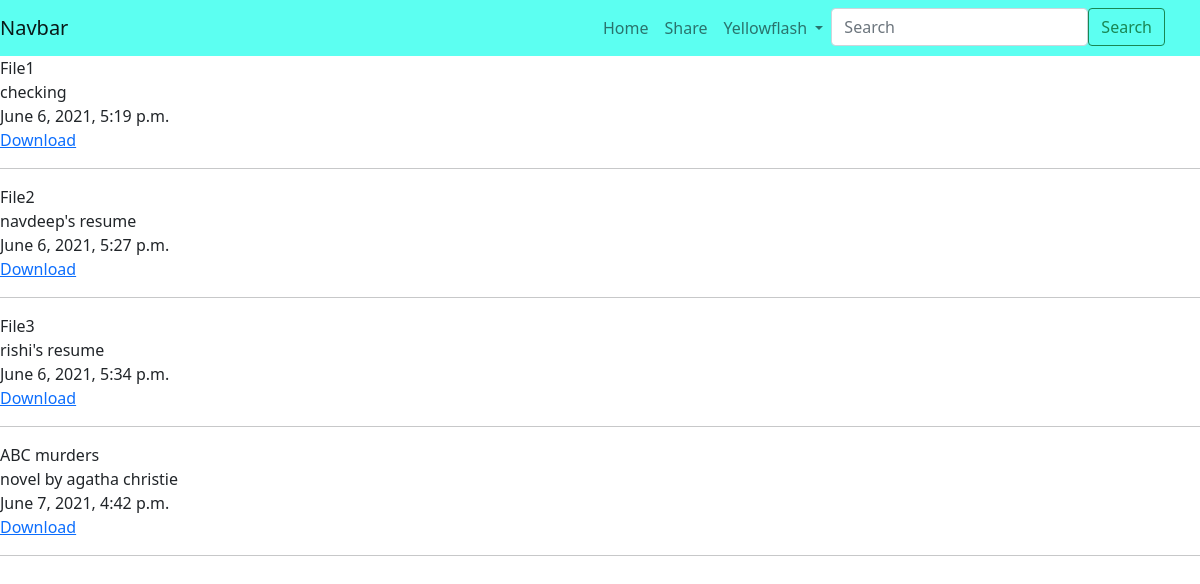
Screenshot of /list (signed in) with the database file from the repository.
### rocketshare/models.py (models this page shows, shortened)
class SharedFile(models.Model):
    owner = models.ForeignKey(User, on_delete=models.CASCADE, blank=True, null=True)
    name = models.CharField(max_length=50)
    timestamp = models.DateTimeField(auto_now_add=True)
    actual_file = models.FileField()
    description = models.TextField(blank=True)

### rocketshare/views.py (the view)
# urls.py: path('list',views.listfiles,name = "list")
def listfiles(request):
    if request.GET.get('search') and request.GET['search'] != '':
        files = SharedFile.objects.filter(name__icontains = request.GET['search'])
    else:
        files = SharedFile.objects.all()
    return render(request, 'rocketshare/list.html', {'files': files})

### templates/rocketshare/list.html (shortened to what this page needs)
{% extends 'base.html' %}
{% block search %}
<form class="form-inline my-2 my-lg-0 custom_form" method="get" action = "list">
    <input class="form-control mr-sm-2" type="search" placeholder="Search" aria-label="Search" name = "search">
    <input type="submit" class = "btn btn-outline-success my-2 my-sm-0 " value = "Search">
</form>
{% endblock %}
{% block content %}
    {% for file in files %}
    {{file.name}}
    <br>
    {{file.description}}
    <br>
    {{file.timestamp}}
    <br>
    <a href="{{ MEDIA_URL }}{{file.actual_file.url}}" download = {{file.name}}>Download</a>
    <hr>
    {% endfor %}
{% endblock %}

### templates/base.html (shortened to what this page needs)
<!DOCTYPE html>
<html lang="en">
<head>
    <link rel="stylesheet" href="https://cdn.jsdelivr.net/npm/bootstrap@5.0.1/dist/css/bootstrap.min.css"
>
</head>
<body>
    <nav class="navbar navbar-expand-lg navbar-light bg-light justify-content-between" id="navbar-custom">
        <a class="navbar-brand" href="#">Navbar</a>
        <div class="collapse navbar-collapse" id="navbarNavDropdown">
          <ul class="navbar-nav">
            <li class="nav-item active">
              <a class="nav-link" href="{% url 'index' %}">Home</a>
            </li>
            <li class="nav-item">
              <a class="nav-link" href="{% url 'share' %}">Share</a>
            </li>
            {% if user.is_authenticated %}
            <li class="nav-item dropdown">
              <a class="nav-link dropdown-toggle" href="#" id="navbarDropdownMenuLink" data-toggle="dropdown"
                aria-haspopup="true" aria-expanded="false">
                {{  request.user.username|default:"Anonymous"}}
              </a>
            </li>
            {% endif %}
            <li class = 'nav-item'>
              {% block search %}
              {% endblock %}
            </li>
          </ul>
        </div>
      </nav>
      {% block content %}
      {% endblock %}
</body>
</html>

### templates/base.html (style rules this page uses)
body { overflow-x: hidden; }
.navbar { height: auto; background-color: rgb(92, 255, 241) !important; }
.navbar-collapse { justify-content: flex-end; margin-right: 35px; }

### templates/rocketshare/list.html (style rules this page uses)
.custom_form { display: flex; flex-direction: row; }

### rows the page displays
SharedFile: name "File1", description "checking", timestamp "June 6, 2021, 5:19 p.m."
SharedFile: name "File2", description "navdeep's resume", timestamp "June 6, 2021, 5:27 p.m."
SharedFile: name "File3", description "rishi's resume", timestamp "June 6, 2021, 5:34 p.m."
SharedFile: name "ABC murders", description "novel by agatha christie", timestamp "June 7, 2021, 4:42 p.m."

### other values shown
{{ request.user.username|default:"Anonymous" }} "Yellowflash"
